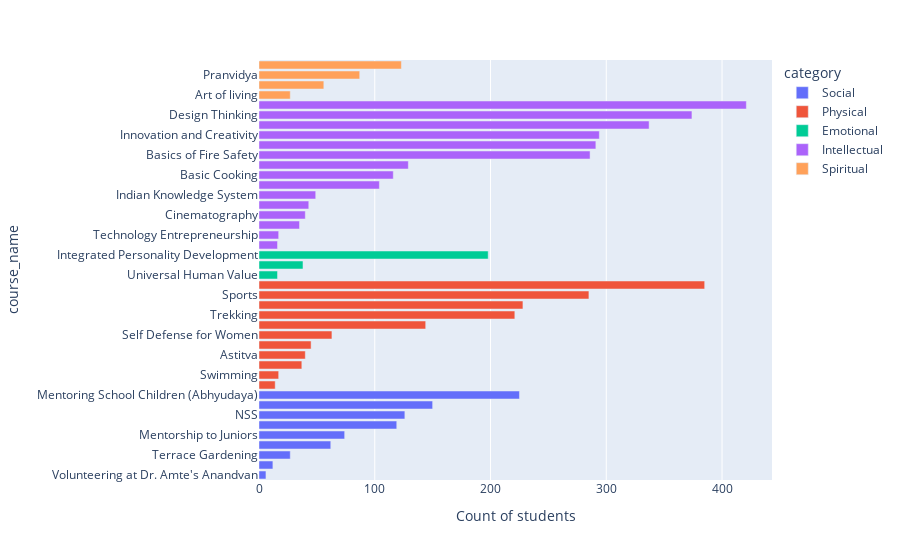

Notebook code for this chart:
### Code cell
import plotly.express as px
# df = pd.read_csv
x = df.groupby('course')['uid'].count()
x.name = 'Count of students'
x = pd.merge(x, a, left_index=True, right_on='course_name').sort_values(by='Count of students', ascending=True)
px.bar(x, x='Count of students', y='course_name', orientation='h', color='category')

### Figure 1 — Plotly figure (JSON) as saved in the notebook; plotly's stock layout.template omitted (floating-point values rounded to 4 significant figures)
{"data": [{"alignmentgroup": "True", "hovertemplate": "category=Social<br>Count of students=%{x}<br>course_name=%{y}<extra></extra>", "legendgroup": "Social", "marker": {"color": "#636efa", "pattern": {"shape": ""}}, "name": "Social", "offsetgroup": "Social", "orientation": "h", "showlegend": true, "textposition": "auto", "type": "bar", "x": [6, 12, 27, 62, 74, 119, 126, 150, 225], "xaxis": "x", "y": ["Volunteering at Dr. Amte's Anandvan", "Principle Centered Leadership", "Terrace Gardening", "Teaching Assistantship", "Mentorship to Juniors", "Working with NGO", "NSS", "Wall Painting", "Mentoring School Children (Abhyudaya)"], "yaxis": "y"}, {"alignmentgroup": "True", "hovertemplate": "category=Physical<br>Count of students=%{x}<br>course_name=%{y}<extra></extra>", "legendgroup": "Physical", "marker": {"color": "#EF553B", "pattern": {"shape": ""}}, "name": "Physical", "offsetgroup": "Physical", "orientation": "h", "showlegend": true, "textposition": "auto", "type": "bar", "x": [14, 17, 37, 40, 45, 63, 144, 221, 228, 285, 385], "xaxis": "x", "y": ["Kathak", "Swimming", "Physical Fitness", "Astitva", "Taekwondo", "Self Defense for Women", "Running", "Trekking", "Skipping", "Sports", "Staircase Climbing"], "yaxis": "y"}, {"alignmentgroup": "True", "hovertemplate": "category=Emotional<br>Count of students=%{x}<br>course_name=%{y}<extra></extra>", "legendgroup": "Emotional", "marker": {"color": "#00cc96", "pattern": {"shape": ""}}, "name": "Emotional", "offsetgroup": "Emotional", "orientation": "h", "showlegend": true, "textposition": "auto", "type": "bar", "x": [16, 38, 198], "xaxis": "x", "y": ["Universal Human Value", "Jeevan Vidya (Work Life Balance)", "Integrated Personality Development"], "yaxis": "y"}, {"alignmentgroup": "True", "hovertemplate": "category=Intellectual<br>Count of students=%{x}<br>course_name=%{y}<extra></extra>", "legendgroup": "Intellectual", "marker": {"color": "#ab63fa", "pattern": {"shape": ""}}, "name": "Intellectual", "offsetgroup": "Intellectual", "orientation": "h", "showlegend": true, "textposition": "auto", "type": "bar", "x": [16, 17, 35, 40, 43, 49, 104, 116, 129, 286, 291, 294, 337, 374, 421], "xaxis": "x", "y": ["Social Psychology", "Technology Entrepreneurship", "Basics of Music Composition", "Cinematography", "Idea Lab", "Indian Knowledge System", "Study of Life", "Basic Cooking", "Basics of Keyboard playing", "Basics of Fire Safety", "Fundamentals of Photography", "Innovation and Creativity", "Film Appreciation", "Design Thinking", "Read a book"], "yaxis": "y"}, {"alignmentgroup": "True", "hovertemplate": "category=Spiritual<br>Count of students=%{x}<br>course_name=%{y}<extra></extra>", "legendgroup": "Spiritual", "marker": {"color": "#FFA15A", "pattern": {"shape": ""}}, "name": "Spiritual", "offsetgroup": "Spiritual", "orientation": "h", "showlegend": true, "textposition": "auto", "type": "bar", "x": [27, 56, 87, 123], "xaxis": "x", "y": ["Art of living", "Yog Vidya", "Pranvidya", "Introduction to Bhagvadgita"], "yaxis": "y"}], "layout": {"barmode": "relative", "legend": {"title": {"text": "category"}, "tracegroupgap": 0}, "margin": {"t": 60}, "xaxis": {"anchor": "y", "domain": [0, 1], "title": {"text": "Count of students"}}, "yaxis": {"anchor": "x", "domain": [0, 1], "title": {"text": "course_name"}}}}
